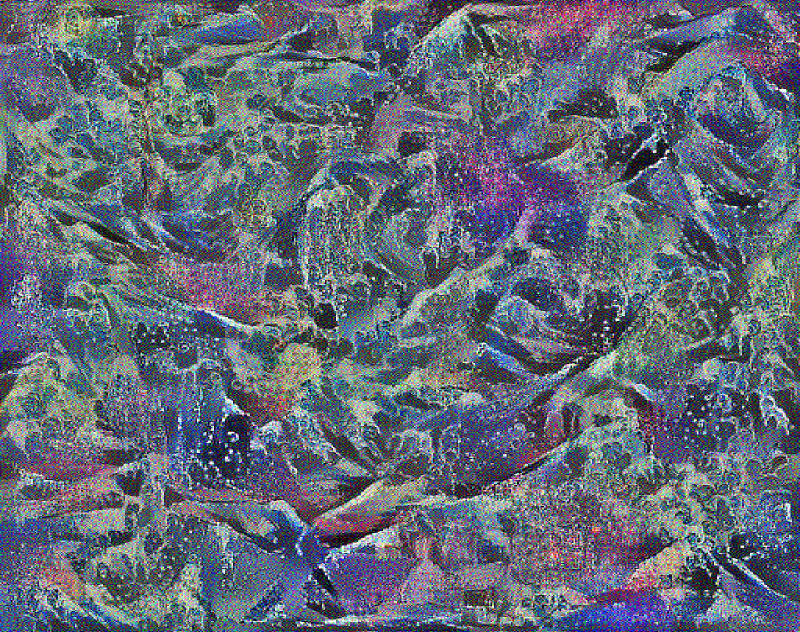
#> input picture imgs/final_imgs/result_100_2.jpg, 1600 x 1264 px, given in place of result_3_2.jpg, which was not available (shown at 1/2 size)
$ python split_channel.py
#> lines starting #> are read from the running program, lines starting #| are printed output that depends on the picture; pictures that were not available may be replaced by others from this repository, and a replacement may not be noted
#!/usr/bin/env python

'''
Welcome to the Histogram Matching Program!

Given a source image and a reference image, this program
returns a modified version of the source image that matches
the histogram of the reference image.

Image Requirements:
  - Source image must be color.
  - Reference image must be color.
  - The sizes of the source image and reference image do not
    have to be the same.
  - The program supports an optional third image (mask) as
    an argument.
  - When the mask image is provided, it will be rescaled to
    be the same size as the source image, and the resulting
    matched image will be masked by the mask image.

Usage:
  python histogram_matching.py <source_image> <ref_image> [<mask_image>]
'''

# Python 2/3 compatibility
from __future__ import print_function

import cv2 # Import the OpenCV library
import numpy as np # Import Numpy library
import matplotlib.pyplot as plt # Import matplotlib functionality
import sys # Enables the passing of arguments
import os

# Project: Histogram Matching Using OpenCV
# Author: Addison Sears-Collins
# Date created: 9/27/2019
# Python version: 3.7

# Define the file name of the images
cwd=os.getcwd()

# SOURCE_IMAGE = f"{cwd}\imgs\src_imgs\starrynight.jpg"

iterations=int(input("Please enter the iterations: ")) # give the iterations of the image
#> the answer given: 3
#> in main, image_src is the input picture: shape (1264, 1600, 3); mean B, G, R 119.4, 106.8, 99.5

SOURCE_IMAGE = f"{cwd}\imgs\\final_imgs\\result_{iterations}_2.jpg" # change iterations here, 1 means the generated image used color profile of original content image


def calculate_cdf(histogram):
    """
    This method calculates the cumulative distribution function
    :param array histogram: The values of the histogram
    :return: normalized_cdf: The normalized cumulative distribution function
    :rtype: array
    """
    # Get the cumulative sum of the elements
    cdf = histogram.cumsum()

    # Normalize the cdf
    normalized_cdf = cdf / float(cdf.max())

    return normalized_cdf

def calculate_histograms(src_image):
    """
    This method matches the source image histogram to the
    reference signal
    :param image src_image: The original source image
    :param image  ref_image: The reference image
    :return: image_after_matching
    :rtype: image (array)
    """
    # Split the images into the different color channels
    # b means blue, g means green and r means red
    src_b, src_g, src_r = cv2.split(src_image)
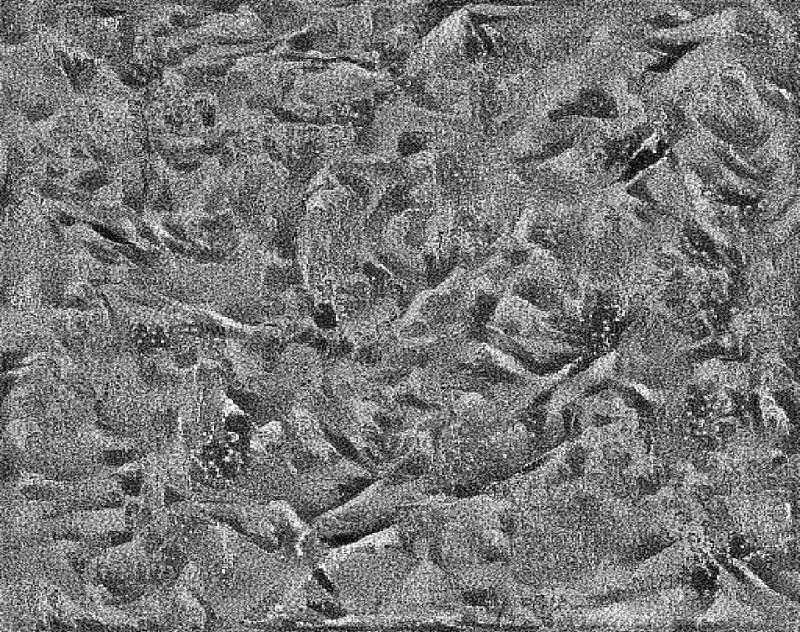
#> src_b: shape (1264, 1600) (shown at 1/2 size); min 0, max 255, mean 119.4
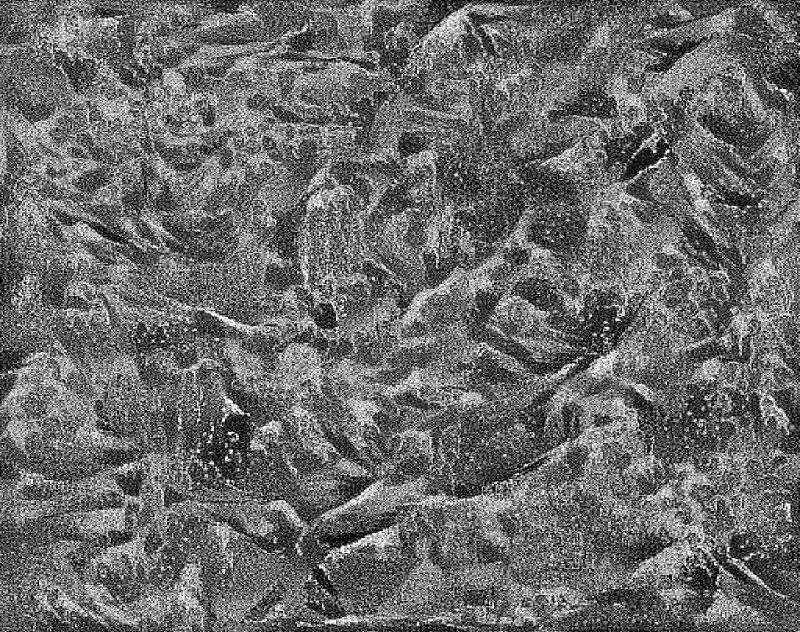
#> src_g: shape (1264, 1600) (shown at 1/2 size); min 0, max 255, mean 106.8
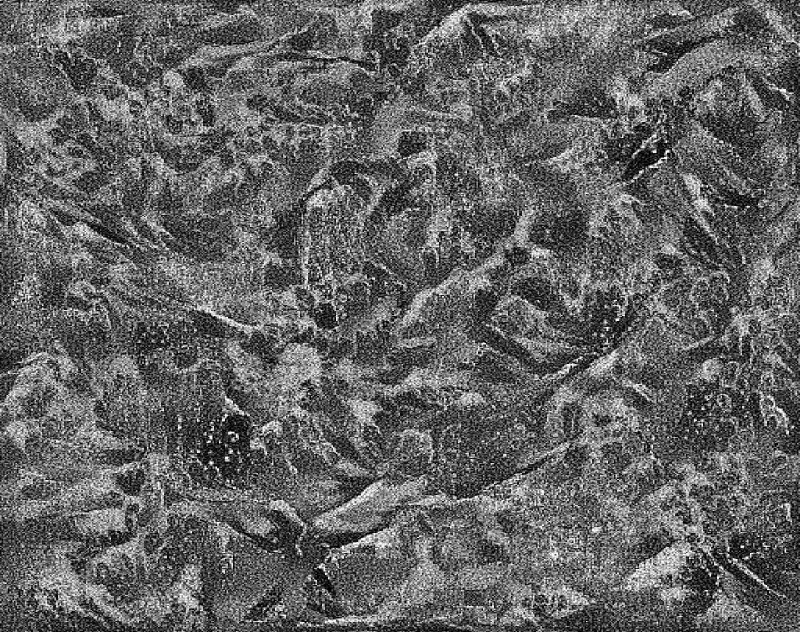
#> src_r: shape (1264, 1600) (shown at 1/2 size); min 0, max 255, mean 99.5

    # Compute the b, g, and r histograms separately
    # The flatten() Numpy method returns a copy of the array c
    # collapsed into one dimension.
    src_hist_blue, bin_0 = np.histogram(src_b.flatten(), 256, [0,256])
#> src_hist_blue = 256 values, max 20484 at index 0, min 938 at index 254, mean 7900; bin_0 = 257 values from 0 to 256
    src_hist_green, bin_1 = np.histogram(src_g.flatten(), 256, [0,256])
#> src_hist_green = 256 values, max 28809 at index 0, min 1034 at index 254, mean 7900; bin_1 = 257 values from 0 to 256
    src_hist_red, bin_2 = np.histogram(src_r.flatten(), 256, [0,256])
#> src_hist_red = 256 values, max 56376 at index 0, min 614 at index 253, mean 7900; bin_2 = 257 values from 0 to 256

    # Compute the normalized cdf for the source and reference image
    src_cdf_blue = calculate_cdf(src_hist_blue)
#> in calculate_cdf, `cdf = histogram.cumsum()`: cdf = 256 values from 20484 to 2022400
#> in calculate_cdf, `normalized_cdf = cdf / float(cdf.max())`: normalized_cdf = 256 values from 0.0101 to 1
#> src_cdf_blue = 256 values from 0.0101 to 1
    src_cdf_green = calculate_cdf(src_hist_green)
#> src_cdf_green = 256 values from 0.0142 to 1
    src_cdf_red = calculate_cdf(src_hist_red)
#> src_cdf_red = 256 values from 0.0279 to 1


    # export data into csvs
    write_1D_list_to_csv(f"data/src_hist_blue_{iterations}_2",src_hist_blue)
    write_1D_list_to_csv(f"data/src_hist_green_{iterations}_2",src_hist_green)
    write_1D_list_to_csv(f"data/src_hist_red_{iterations}_2",src_hist_red)

    write_1D_list_to_csv(f"data/src_cdf_blue_{iterations}_2",src_cdf_blue)
    write_1D_list_to_csv(f"data/src_cdf_green_{iterations}_2",src_cdf_green)
    write_1D_list_to_csv(f"data/src_cdf_red_{iterations}_2",src_cdf_red)

    # create hists
    # configure and draw the histogram figure of source image
    # plt.figure()
    # plt.title("Color Histogram of Source Image")
    # plt.xlabel("Color value")
    # plt.ylabel("Pixels Count")
    # plt.xlim([0, 256])  # <- named arguments do not work here

    # plt.plot(bin_0[0:-1], src_hist_blue,color='blue')  # <- or here
    # plt.plot(bin_1[0:-1], src_hist_green,color='green')  # <- or here
    # plt.plot(bin_2[0:-1], src_hist_red,color='red')  # <- or here
    # plt.show()

    # # configure and draw the histogram figure of ref image
    # plt.figure()
    # plt.title("Color Histogram of Reference Image")
    # plt.xlabel("Color value")
    # plt.ylabel("Pixels Count")
    # plt.xlim([0, 256])  # <- named arguments do not work here

    # plt.plot(bin_3[0:-1], ref_hist_blue,color='blue')  # <- or here
    # plt.plot(bin_4[0:-1], ref_hist_green,color='green')  # <- or here
    # plt.plot(bin_5[0:-1], ref_hist_red,color='red')  # <- or here
    # plt.show()

def write_1D_list_to_csv(li_header,li):
    np.savetxt(f"{li_header}.csv", li, delimiter=",", fmt='%s', header=li_header)

def main():
    """
    Main method of the program.
    """
    start_the_program = input("Press ENTER to calculate the color histogram...")

    # Pull system arguments
    try:
        image_src_name = sys.argv[1]

    except:
        image_src_name = SOURCE_IMAGE


    # Load the images and store them into a variable
    image_src = cv2.imread(cv2.samples.findFile(image_src_name))

    # Check if the images loaded properly
    if image_src is None:
        print('Failed to load source image file:', image_src_name)
        sys.exit(1)
    else:
        # Do nothing
        pass

    # Calculate the matched image
    calculate_histograms(image_src)

    cv2.waitKey(0) # Wait for a keyboard event

if __name__ == '__main__':
    print(__doc__)
    main()
    cv2.destroyAllWindows()
